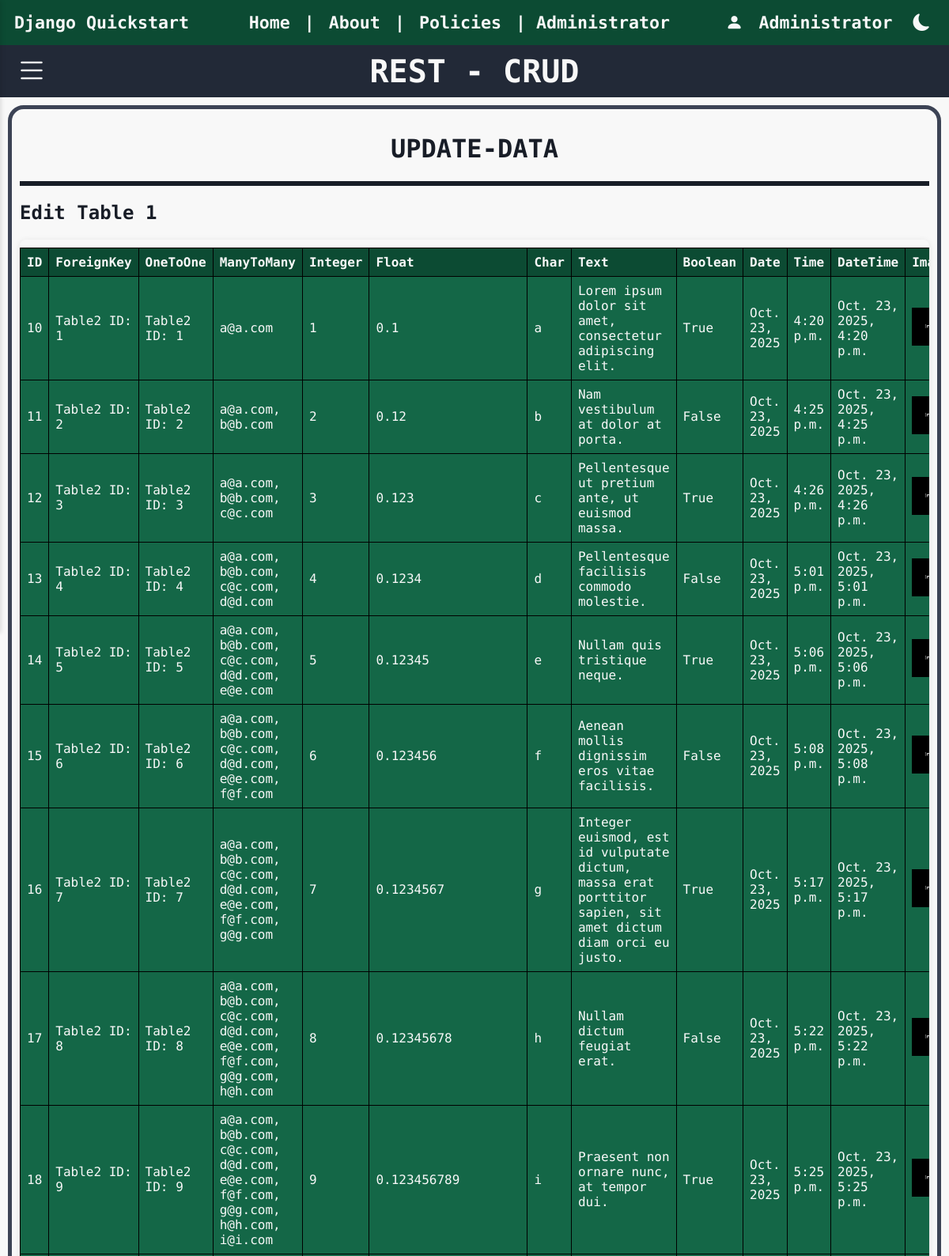
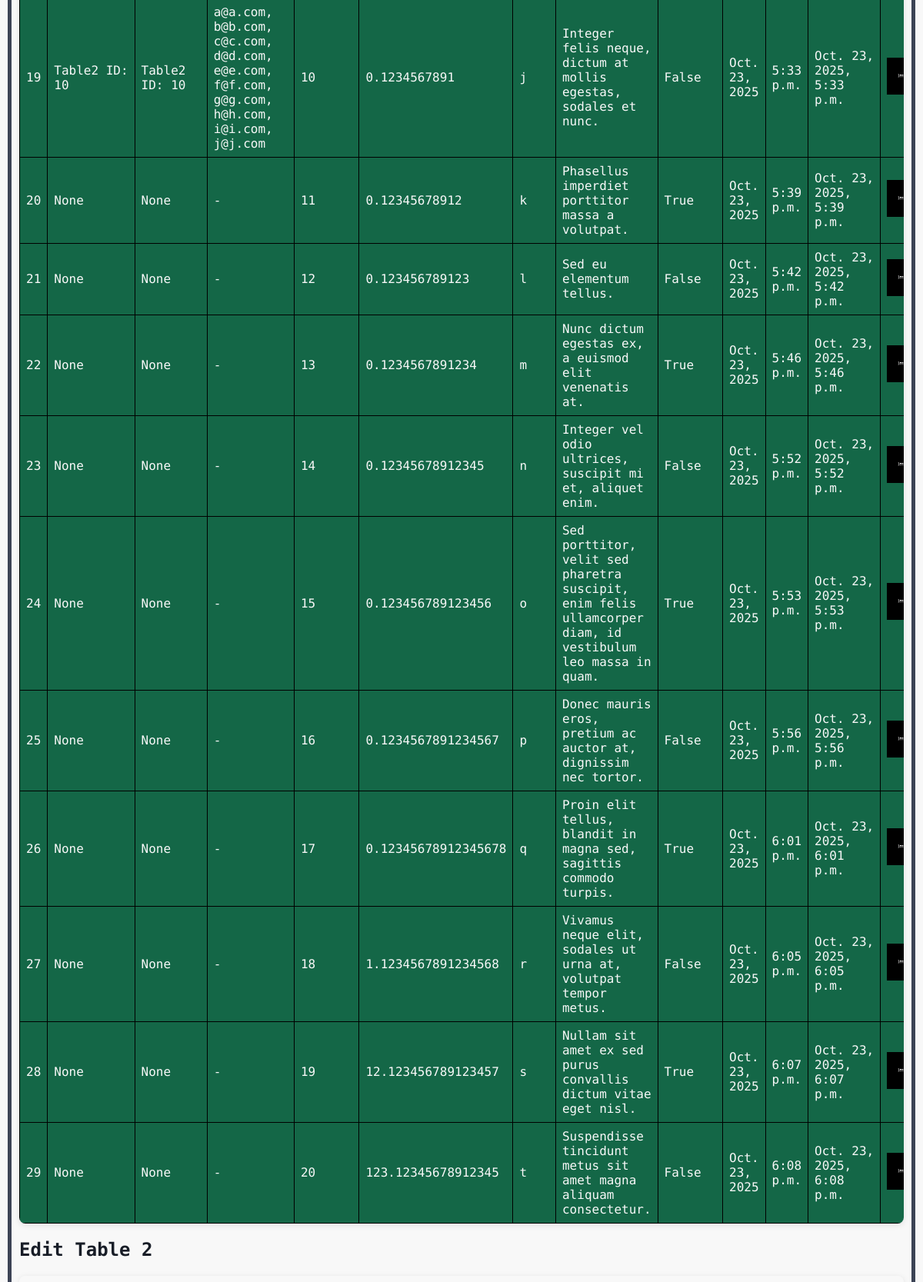
Page /update_data (signed in, upper part) on the committed database (2 pictures, top to bottom).
### rest/models.py (models this page shows, shortened)
class Table1(models.Model):
    foreign_key = models.ForeignKey(Table2, on_delete=models.CASCADE, related_name='table1_foreign', null=True, blank=True)
    one_to_one = models.OneToOneField(Table2, on_delete=models.CASCADE, related_name='table1_one', null=True, blank=True)
    many_to_many = models.ManyToManyField(Table3, related_name='table1_many', blank=True)
    integer_field = models.IntegerField(null=True, blank=True)      # Integer value (optional)
    float_field = models.FloatField(null=True, blank=True)          # Floating point number
    char_field = models.CharField(max_length=15)                    # Short text with max length
    text_field= models.TextField(blank=True)                        # Long text (optional)
    boolean_field = models.BooleanField(default=False)              # True or False
    date_field = models.DateField(null=True, blank=True)           # Date only
    time_field = models.TimeField(null=True, blank=True)           # Time only
    datetime_field = models.DateTimeField(null=True, blank=True)   # Full date and time
    image_field = models.ImageField(upload_to='images/', null=True, blank=True)  # For image files
    file_field = models.FileField(upload_to='files/', null=True, blank=True)     # For general files

class Table2(models.Model):
    CHOICES = (
        (1, 'option1'),
        (2, 'option2'),
    )
    positive_small_int = models.PositiveSmallIntegerField(choices=CHOICES, default=1)
    def __str__(self):
        return f"Table2 ID: {self.id}"

class Table3(models.Model):
    duration_field = models.DurationField()
    email_field = models.EmailField(max_length=254, unique=True)

### rest/views.py (the view, shortened to what this page needs)
# urls.py: path('update_data', views.update_data, name='update_data'),
@permission_required('rest.change_data', raise_exception=True)
def update_data(request):
    table1 = Table1.objects.all()
    table2 = Table2.objects.all()
    table3 = Table3.objects.all()
    table2_ids = Table2.objects.values_list('id', flat=True)
    table3_ids = Table3.objects.values_list('id', flat=True)
    editing = None
    editing_table = None
    selected_many = []
    return render(request, 'update_data.html', {
        "table1": table1,
        "table2": table2,
        "table3": table3,
        "editing": editing,
        "editing_table": editing_table,
        "selected_many": selected_many,
        "table2_ids": table2_ids,
        "table3_ids": table3_ids,
        "table2_choices": Table2._meta.get_field('positive_small_int').choices,
    })

### json_app/context_processors.py (called while the page is built)
def dark_mode_context(request):
    return {'dark_mode': request.session.get('dark_mode', False)}

### json_app/templatetags/dark_mode_tags.py (called while the page is built)
@register.inclusion_tag('json_app/_dark_mode_button.html', takes_context=True)
def dark_mode_button(context):
    return {
        'dark_mode': context.get('dark_mode', False)
    }

### rest/templates/update_data.html (shortened to what this page needs)
{% extends "base.html" %}
{% block body %}
{% include "title.html" with title="- CRUD" %}
    <div class="container-table-rest">
        <h1 class="subtitle" style="text-align: center;">UPDATE-DATA</h1>
        <hr class="horizontal-line">
        <h2 class="subtitle">Edit Table 1</h2>
        <div class="table-container">
            <table class="crud-table">
                <thead>
                    <tr>
                        <th>ID</th>
                        <th>ForeignKey</th>
                        <th>OneToOne</th>
                        <th>ManyToMany</th>
                        <th>Integer</th>
                        <th>Float</th>
                        <th>Char</th>
                        <th>Text</th>
                        <th>Boolean</th>
                        <th>Date</th>
                        <th>Time</th>
                        <th>DateTime</th>
                        <th>Image</th>
                    </tr>
                </thead>
                <tbody>
                    {% for entry in table1 %}
                    <tr>
                        <td>{{ entry.id }}</td>
                        <td>{{ entry.foreign_key }}</td>
                        <td>{{ entry.one_to_one }}</td>
                        <td>
                            {% for m in entry.many_to_many.all %}
                                {{ m.email_field }}{% if not forloop.last %}, {% endif %}
                            {% empty %}
                                -
                            {% endfor %}
                        </td>
                        <td>{{ entry.integer_field }}</td>
                        <td>{{ entry.float_field }}</td>
                        <td>{{ entry.char_field }}</td>
                        <td>{{ entry.text_field|default:"-" }}</td>
                        <td>{{ entry.boolean_field }}</td>
                        <td>{{ entry.date_field }}</td>
                        <td>{{ entry.time_field }}</td>
                        <td>{{ entry.datetime_field }}</td>
                        <td>
                            {% if entry.image_field %}
                                <img src="{{ entry.image_field.url }}" alt="img" width="50">
                            {% else %}
                                -
                            {% endif %}
                        </td>
                    </tr>
                    {% empty %}
                    <tr>
                        <td colspan="15">Table1 is empty</td>
                    </tr>
                    {% endfor %}
                </tbody>
            </table>
        </div>
        <h2 class="subtitle">Edit Table 2</h2>
        <div class="table-container">
        </div>
    </div>
{% endblock %}

### rest/templates/base.html (shortened to what this page needs)
{% load static %}
{% load dark_mode_tags %}
<!DOCTYPE html>
<html lang="en"{% if dark_mode %} data-theme="dark"{% endif %}>
    <head>
        <link rel="stylesheet" href="https://cdn.jsdelivr.net/npm/bootstrap-icons@1.13.1/font/bootstrap-icons.min.css">
        <link rel="stylesheet" href="{% static 'css/style.css' %}">
        <link rel="stylesheet" href="{% static 'css/sidebar.css' %}">
        <link rel="stylesheet" href="{% static 'css/dark_mode.css' %}">
    </head>
    <body>
        {% if user.is_authenticated %}
        <nav class="navbar">
            <div class="navbar-left">Django Quickstart</div>
            <div class="navbar-center">
                <a href="{% url 'home_rest_basic' %}">Home</a> |
                <a href="/pages/about/">About</a> |
                <a href="/pages/policies/">Policies</a> |
                <span>{% if user.groups.all.0.name == 'Admins' %}Administrator{% elif user.groups.all.0.name == 'Customers' %}Customer{% else %}No role assigned{% endif %}</span>
            </div>
            <div class="navbar-right">
                <i class="bi bi-person-fill"></i>
                <div class="user-dropdown">
                    <span>{{ user.username }}</span>
                </div>
                <span>{% dark_mode_button %}</span>
            </div>
        </nav>
        {% endif %}
        <div class="content-wrapper">
            {% block body %}{% endblock %}
        </div>
    </body>
</html>

### static/css/style.css (style rules this page uses)
:root { --dark-color: #181D27; --white-color: #F8F8F8; --green-body: #44B78B; --padding: 10px; --font-: 'Jersey 10', sans-serif; --font-small: "Kode Mono", monospace; }
body { font-family: var(--font-small); margin: 0px; font-weight: bolder; }
.navbar { display: flex; align-items: center; justify-content: space-between; padding: 0.5% 1.5%; }
.navbar-left { font-weight: bolder; font-size: 1.35em; }
.navbar-center { font-size: 1.35em; flex: 1; text-align: center; }
.navbar-center a { text-decoration: none; margin: 0 5px; }
.navbar-right { display: flex; font-size: 1.35em; align-items: center; gap: 10px; }
.user-dropdown { position: relative; display: inline-block; color: var(--white-color); padding: 10px; cursor: pointer; }
.horizontal-line { border: none; height: 6px; width: 100%; margin-top: 5px; margin-bottom: 5px; }
.table-container { overflow-x: auto; border-radius: 8px; box-shadow: 0 2px 8px rgba(0, 0, 0, 0.1); }
table.crud-table { border-collapse: collapse; color: var(--white-color); font-family: var(--font-small); width: 100%; margin-top: 10px; }
table.crud-table th, table.crud-table td { border: 1px solid #000000; font-weight: 100; font-size: 1em; padding: 8px; text-align: left; }
table.crud-table th { background-color: #0C4B33; font-weight: 900; }
table.crud-table td { background-color: #146747; }
table.crud-table img { max-width: 100%; max-height: 100%; }
.container-table-rest { padding: 10px; margin: 10px; border-radius: 20px; border-width: 5px; border-style: solid; border-color: #3c4355; }

### static/css/sidebar.css (style rules this page uses)
.crud-table { border-collapse: collapse; width: 100%; margin-top: 10px; }
.crud-table th, .crud-table td { border: 1px solid #000000; font-weight: 100; font-size: 1em; padding: 8px; text-align: left; }
.crud-table th { background-color: #0C4B33; font-weight: 900; color: var(--white-color); }
.crud-table td { background-color: #188058; color: var(--white-color); }
.crud-table img { max-width: 100px; max-height: 100px; }

### static/css/dark_mode.css (style rules this page uses)
:root { --back-color: #F8F8F8; --text-color: #181D27; --dark-color: #222937; --green-dark: #0C4B33; --green-text:#008854; --grey: #3a3a3a; }
body { background-color: var(--back-color); transition: background-color 0.3s ease, color 0.3s ease; }
.navbar, .nav-bar { color: #F8F8F8; background-color: var(--green-dark); }
.navbar a { color: #F8F8F8; }
hr { background-color: var(--text-color); }
.subtitle { font-weight: 900; color: var(--text-color); }

### rows in the picture
Table1: id "10", foreign_key "Table2 ID: 1", one_to_one "Table2 ID: 1", integer_field "1", float_field "0.1", char_field "a", text_field "Lorem ipsum dolor sit amet, consectetur adipiscing elit.", boolean_field "True", date_field "Oct. 23, 2025", time_field "4:20 p.m.", datetime_field "Oct. 23, 2025, 4:20 p.m.", image_field (picture)
Table3: email_field "a@a.com"
Table1: id "11", foreign_key "Table2 ID: 2", one_to_one "Table2 ID: 2", integer_field "2", float_field "0.12", char_field "b", text_field "Nam vestibulum at dolor at porta.", boolean_field "False", date_field "Oct. 23, 2025", time_field "4:25 p.m.", datetime_field "Oct. 23, 2025, 4:25 p.m.", image_field (picture)
Table3: email_field "b@b.com"
Table1: id "12", foreign_key "Table2 ID: 3", one_to_one "Table2 ID: 3", integer_field "3", float_field "0.123", char_field "c", text_field "Pellentesque ut pretium ante, ut euismod massa.", boolean_field "True", date_field "Oct. 23, 2025", time_field "4:26 p.m.", datetime_field "Oct. 23, 2025, 4:26 p.m.", image_field (picture)
Table3: email_field "c@c.com"
Table1: id "13", foreign_key "Table2 ID: 4", one_to_one "Table2 ID: 4", integer_field "4", float_field "0.1234", char_field "d", text_field "Pellentesque facilisis commodo molestie.", boolean_field "False", date_field "Oct. 23, 2025", time_field "5:01 p.m.", datetime_field "Oct. 23, 2025, 5:01 p.m.", image_field (picture)
Table3: email_field "d@d.com"
Table1: id "14", foreign_key "Table2 ID: 5", one_to_one "Table2 ID: 5", integer_field "5", float_field "0.12345", char_field "e", text_field "Nullam quis tristique neque.", boolean_field "True", date_field "Oct. 23, 2025", time_field "5:06 p.m.", datetime_field "Oct. 23, 2025, 5:06 p.m.", image_field (picture)
Table3: email_field "e@e.com"
Table1: id "15", foreign_key "Table2 ID: 6", one_to_one "Table2 ID: 6", integer_field "6", float_field "0.123456", char_field "f", text_field "Aenean mollis dignissim eros vitae facilisis.", boolean_field "False", date_field "Oct. 23, 2025", time_field "5:08 p.m.", datetime_field "Oct. 23, 2025, 5:08 p.m.", image_field (picture)
Table3: email_field "f@f.com"
Table1: id "16", foreign_key "Table2 ID: 7", one_to_one "Table2 ID: 7", integer_field "7", float_field "0.1234567", char_field "g", text_field "Integer euismod, est id vulputate dictum, massa erat porttitor sapien, sit amet dictum diam orci eu justo.", boolean_field "True", date_field "Oct. 23, 2025", time_field "5:17 p.m.", datetime_field "Oct. 23, 2025, 5:17 p.m.", image_field (picture)
Table3: email_field "g@g.com"
Table1: id "17", foreign_key "Table2 ID: 8", one_to_one "Table2 ID: 8", integer_field "8", float_field "0.12345678", char_field "h", text_field "Nullam dictum feugiat erat.", boolean_field "False", date_field "Oct. 23, 2025", time_field "5:22 p.m.", datetime_field "Oct. 23, 2025, 5:22 p.m.", image_field (picture)
Table3: email_field "h@h.com"
Table1: id "18", foreign_key "Table2 ID: 9", one_to_one "Table2 ID: 9", integer_field "9", float_field "0.123456789", char_field "i", text_field "Praesent non ornare nunc, at tempor dui.", boolean_field "True", date_field "Oct. 23, 2025", time_field "5:25 p.m.", datetime_field "Oct. 23, 2025, 5:25 p.m.", image_field (picture)
Table3: email_field "i@i.com"
Table1: id "19", foreign_key "Table2 ID: 10", one_to_one "Table2 ID: 10", integer_field "10", float_field "0.1234567891", char_field "j", text_field "Integer felis neque, dictum at mollis egestas, sodales et nunc.", boolean_field "False", date_field "Oct. 23, 2025", time_field "5:33 p.m.", datetime_field "Oct. 23, 2025, 5:33 p.m.", image_field (picture)
Table3: email_field "j@j.com"
Table1: id "20", foreign_key "None", one_to_one "None", integer_field "11", float_field "0.12345678912", char_field "k", text_field "Phasellus imperdiet porttitor massa a volutpat.", boolean_field "True", date_field "Oct. 23, 2025", time_field "5:39 p.m.", datetime_field "Oct. 23, 2025, 5:39 p.m.", image_field (picture)
Table1: id "21", foreign_key "None", one_to_one "None", integer_field "12", float_field "0.123456789123", char_field "l", text_field "Sed eu elementum tellus.", boolean_field "False", date_field "Oct. 23, 2025", time_field "5:42 p.m.", datetime_field "Oct. 23, 2025, 5:42 p.m.", image_field (picture)
Table1: id "22", foreign_key "None", one_to_one "None", integer_field "13", float_field "0.1234567891234", char_field "m", text_field "Nunc dictum egestas ex, a euismod elit venenatis at.", boolean_field "True", date_field "Oct. 23, 2025", time_field "5:46 p.m.", datetime_field "Oct. 23, 2025, 5:46 p.m.", image_field (picture)
Table1: id "23", foreign_key "None", one_to_one "None", integer_field "14", float_field "0.12345678912345", char_field "n", text_field "Integer vel odio ultrices, suscipit mi et, aliquet enim.", boolean_field "False", date_field "Oct. 23, 2025", time_field "5:52 p.m.", datetime_field "Oct. 23, 2025, 5:52 p.m.", image_field (picture)
Table1: id "24", foreign_key "None", one_to_one "None", integer_field "15", float_field "0.123456789123456", char_field "o", text_field "Sed porttitor, velit sed pharetra suscipit, enim felis ullamcorper diam, id vestibulum leo massa in quam.", boolean_field "True", date_field "Oct. 23, 2025", time_field "5:53 p.m.", datetime_field "Oct. 23, 2025, 5:53 p.m.", image_field (picture)
Table1: id "25", foreign_key "None", one_to_one "None", integer_field "16", float_field "0.1234567891234567", char_field "p", text_field "Donec mauris eros, pretium ac auctor at, dignissim nec tortor.", boolean_field "False", date_field "Oct. 23, 2025", time_field "5:56 p.m.", datetime_field "Oct. 23, 2025, 5:56 p.m.", image_field (picture)
Table1: id "26", foreign_key "None", one_to_one "None", integer_field "17", float_field "0.12345678912345678", char_field "q", text_field "Proin elit tellus, blandit in magna sed, sagittis commodo turpis.", boolean_field "True", date_field "Oct. 23, 2025", time_field "6:01 p.m.", datetime_field "Oct. 23, 2025, 6:01 p.m.", image_field (picture)
Table1: id "27", foreign_key "None", one_to_one "None", integer_field "18", float_field "1.1234567891234568", char_field "r", text_field "Vivamus neque elit, sodales ut urna at, volutpat tempor metus.", boolean_field "False", date_field "Oct. 23, 2025", time_field "6:05 p.m.", datetime_field "Oct. 23, 2025, 6:05 p.m.", image_field (picture)
Table1: id "28", foreign_key "None", one_to_one "None", integer_field "19", float_field "12.123456789123457", char_field "s", text_field "Nullam sit amet ex sed purus convallis dictum vitae eget nisl.", boolean_field "True", date_field "Oct. 23, 2025", time_field "6:07 p.m.", datetime_field "Oct. 23, 2025, 6:07 p.m.", image_field (picture)
Table1: id "29", foreign_key "None", one_to_one "None", integer_field "20", float_field "123.12345678912345", char_field "t", text_field "Suspendisse tincidunt metus sit amet magna aliquam consectetur.", boolean_field "False", date_field "Oct. 23, 2025", time_field "6:08 p.m.", datetime_field "Oct. 23, 2025, 6:08 p.m.", image_field (picture)

### other values in the picture
{{ user.username }} "Administrator"
{{ title }} "- CRUD"
